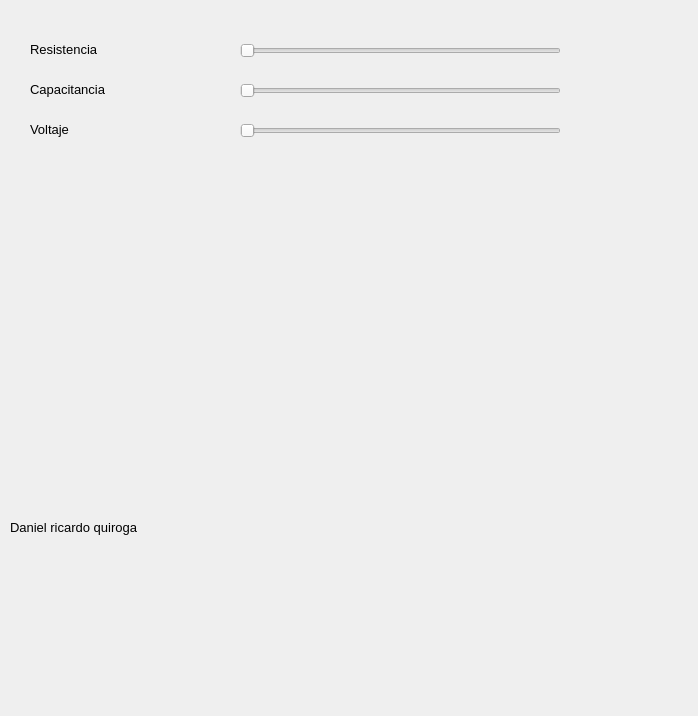
<?xml version="1.0" encoding="UTF-8"?>
<ui version="4.0">
 <class>MainWindow</class>
 <widget class="QMainWindow" name="MainWindow">
  <property name="geometry">
   <rect>
    <x>0</x>
    <y>0</y>
    <width>698</width>
    <height>716</height>
   </rect>
  </property>
  <property name="windowTitle">
   <string>Grafica dinamica</string>
  </property>
  <widget class="QWidget" name="centralwidget">
   <widget class="QLabel" name="label">
    <property name="geometry">
     <rect>
      <x>30</x>
      <y>40</y>
      <width>91</width>
      <height>18</height>
     </rect>
    </property>
    <property name="font">
     <font>
      <pointsize>10</pointsize>
     </font>
    </property>
    <property name="text">
     <string>Resistencia</string>
    </property>
   </widget>
   <widget class="QLabel" name="label_2">
    <property name="geometry">
     <rect>
      <x>30</x>
      <y>80</y>
      <width>101</width>
      <height>18</height>
     </rect>
    </property>
    <property name="font">
     <font>
      <pointsize>10</pointsize>
     </font>
    </property>
    <property name="text">
     <string>Capacitancia</string>
    </property>
   </widget>
   <widget class="QLabel" name="label_3">
    <property name="geometry">
     <rect>
      <x>30</x>
      <y>120</y>
      <width>91</width>
      <height>18</height>
     </rect>
    </property>
    <property name="font">
     <font>
      <pointsize>10</pointsize>
     </font>
    </property>
    <property name="text">
     <string>Voltaje</string>
    </property>
   </widget>
   <widget class="QSlider" name="horizontalSlider">
    <property name="geometry">
     <rect>
      <x>240</x>
      <y>40</y>
      <width>321</width>
      <height>22</height>
     </rect>
    </property>
    <property name="orientation">
     <enum>Qt::Horizontal</enum>
    </property>
   </widget>
   <widget class="QSlider" name="horizontalSlider_2">
    <property name="geometry">
     <rect>
      <x>240</x>
      <y>80</y>
      <width>321</width>
      <height>22</height>
     </rect>
    </property>
    <property name="orientation">
     <enum>Qt::Horizontal</enum>
    </property>
   </widget>
   <widget class="QSlider" name="horizontalSlider_3">
    <property name="geometry">
     <rect>
      <x>240</x>
      <y>120</y>
      <width>321</width>
      <height>22</height>
     </rect>
    </property>
    <property name="orientation">
     <enum>Qt::Horizontal</enum>
    </property>
   </widget>
   <widget class="QLabel" name="label_4">
    <property name="geometry">
     <rect>
      <x>320</x>
      <y>570</y>
      <width>301</width>
      <height>51</height>
     </rect>
    </property>
    <property name="styleSheet">
     <string notr="true">border-image: url(:/cct/logo ECCI.jpg);</string>
    </property>
    <property name="text">
     <string/>
    </property>
   </widget>
   <widget class="QLabel" name="label_5">
    <property name="geometry">
     <rect>
      <x>10</x>
      <y>520</y>
      <width>251</width>
      <height>131</height>
     </rect>
    </property>
    <property name="font">
     <font>
      <pointsize>10</pointsize>
     </font>
    </property>
    <property name="text">
     <string>Daniel ricardo quiroga</string>
    </property>
    <property name="alignment">
     <set>Qt::AlignLeading|Qt::AlignLeft|Qt::AlignTop</set>
    </property>
   </widget>
   <widget class="QWidget" name="verticalLayoutWidget">
    <property name="geometry">
     <rect>
      <x>20</x>
      <y>160</y>
      <width>581</width>
      <height>141</height>
     </rect>
    </property>
    <layout class="QVBoxLayout" name="verticalLayout"/>
   </widget>
   <widget class="QWidget" name="verticalLayoutWidget_2">
    <property name="geometry">
     <rect>
      <x>20</x>
      <y>330</y>
      <width>581</width>
      <height>141</height>
     </rect>
    </property>
    <layout class="QVBoxLayout" name="verticalLayout_2"/>
   </widget>
   <widget class="QLabel" name="label_6">
    <property name="geometry">
     <rect>
      <x>160</x>
      <y>40</y>
      <width>71</width>
      <height>21</height>
     </rect>
    </property>
    <property name="text">
     <string/>
    </property>
   </widget>
   <widget class="QLabel" name="label_7">
    <property name="geometry">
     <rect>
      <x>150</x>
      <y>80</y>
      <width>71</width>
      <height>21</height>
     </rect>
    </property>
    <property name="text">
     <string/>
    </property>
   </widget>
   <widget class="QLabel" name="label_8">
    <property name="geometry">
     <rect>
      <x>150</x>
      <y>120</y>
      <width>71</width>
      <height>21</height>
     </rect>
    </property>
    <property name="text">
     <string/>
    </property>
   </widget>
  </widget>
 </widget>
 <resources>
  <include location="logo.qrc"/>
 </resources>
 <connections/>
</ui>
